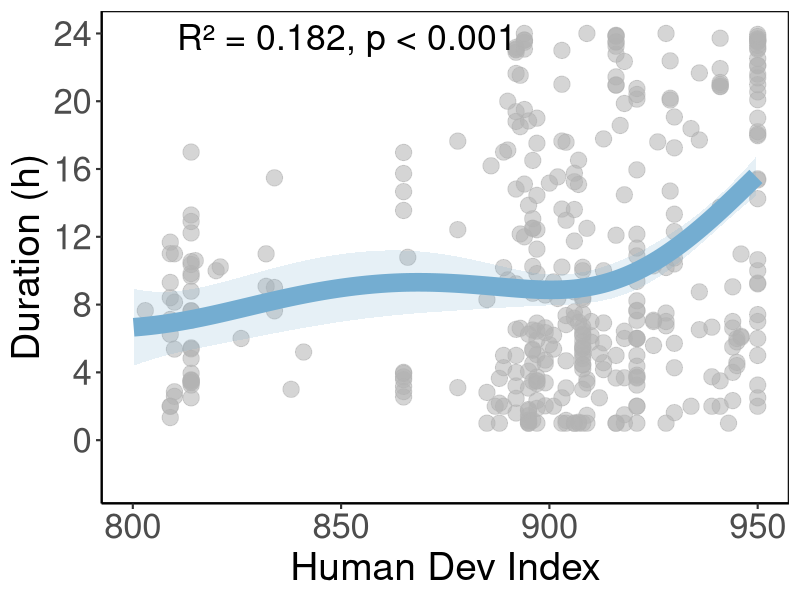
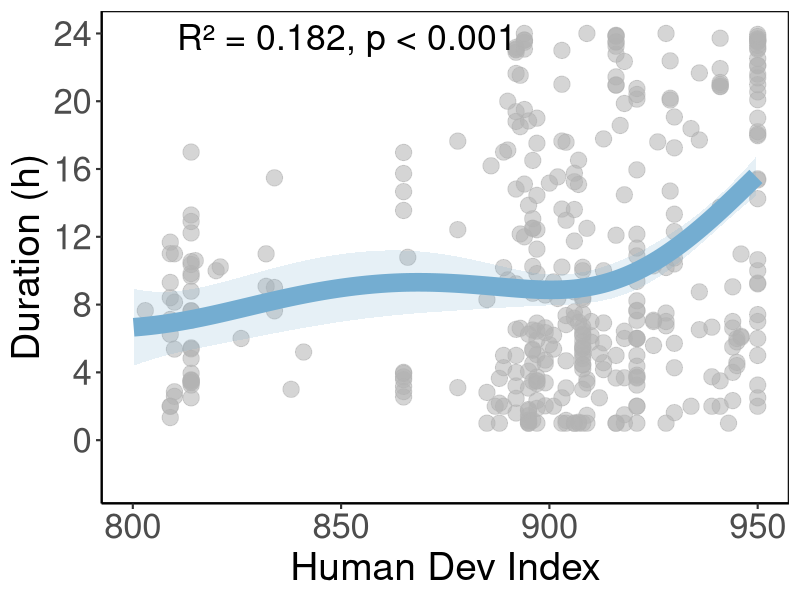

These figures' R source, in order:
library(readr)
library(dplyr)
library(ggplot2)
library(mgcv)

# =========================
# 0. 可调参数
# =========================
point_color <- "grey70"   # 点颜色
line_color  <- "#74add1"   # 拟合线颜色
ribbon_fill <- "#74add1"   # 置信区间填充颜色

point_size  <- 5.2         # 点大小
point_alpha <- 0.55        # 点透明度

line_width  <- 6.3         # 拟合线粗细
ribbon_alpha <- 0.18       # 置信区间透明度

border_color <- "black"    # 边框颜色
border_width <- 0.8        # 边框粗细

# =========================
# 1. 读入数据
# =========================
df <- read_csv("dataset_after_filtering.csv", show_col_types = FALSE) %>%
  rename_with(trimws)

# =========================
# 2. 只保留需要的列
# =========================
plot_df <- df %>%
  select(hdi_ix_cav, mean_duration) %>%
  mutate(
    hdi_ix_cav = as.numeric(hdi_ix_cav),
    mean_duration = as.numeric(mean_duration)
  ) %>%
  filter(!is.na(hdi_ix_cav), !is.na(mean_duration))

# =========================
# 3. 拟合 GAM
# =========================
gam_mod <- gam(
  mean_duration ~ s(hdi_ix_cav, k = 5),
  data = plot_df,
  method = "REML"
)

summary(gam_mod)

# =========================
# 4. 构造预测线
# =========================
newdat <- data.frame(
  hdi_ix_cav = seq(
    min(plot_df$hdi_ix_cav, na.rm = TRUE),
    max(plot_df$hdi_ix_cav, na.rm = TRUE),
    length.out = 300
  )
)

pred <- predict(gam_mod, newdata = newdat, se.fit = TRUE)

newdat <- newdat %>%
  mutate(
    fit = pred$fit,
    se = pred$se.fit,
    lwr = fit - 1.96 * se,
    upr = fit + 1.96 * se
  )

# =========================
# 5. 提取显著性信息
# =========================
sm <- summary(gam_mod)
p_val <- sm$s.table[1, "p-value"]
r2_val <- round(sm$r.sq, 3)

p_txt <- ifelse(p_val < 0.001, "p < 0.001", paste0("p = ", round(p_val, 3)))

# =========================
# 6. 画图
# =========================
p1 <- ggplot(plot_df, aes(x = hdi_ix_cav, y = mean_duration)) +
  geom_point(
    color = point_color,
    size = point_size,
    alpha = point_alpha
  ) +
  geom_ribbon(
    data = newdat,
    aes(x = hdi_ix_cav, ymin = lwr, ymax = upr),
    inherit.aes = FALSE,
    fill = ribbon_fill,
    alpha = ribbon_alpha
  ) +
  geom_line(
    data = newdat,
    aes(x = hdi_ix_cav, y = fit),
    inherit.aes = FALSE,
    color = line_color,
    linewidth = line_width
  ) +
  annotate(
    "text",
    x = Inf, y = Inf,
    label = paste0("R² = ", r2_val, ", ", p_txt),
    hjust = 1.8, vjust = 1.5, size = 9
  ) +
  scale_x_continuous(
    limits = c(800, 950),
    breaks = seq(750, 950, by = 50)
  ) +
  scale_y_continuous(
    breaks = seq(0, 24, by = 4)
  ) +
  labs(
    x = "Human Dev Index",
    y = "Duration (h)"
  ) +
  theme_classic(base_size = 16) +
  theme(
    panel.border = element_rect(
      colour = border_color,
      fill = NA,
      linewidth = border_width
    ),
    axis.title.x = element_text(size = 28),
    axis.title.y = element_text(size = 28),
    axis.text.x  = element_text(size = 25),
    axis.text.y  = element_text(size = 25)
  )

print(p1)

ggsave("GAM_Human_mean_duration.png", p1, width = 7.5, height = 5.8, dpi = 300)
